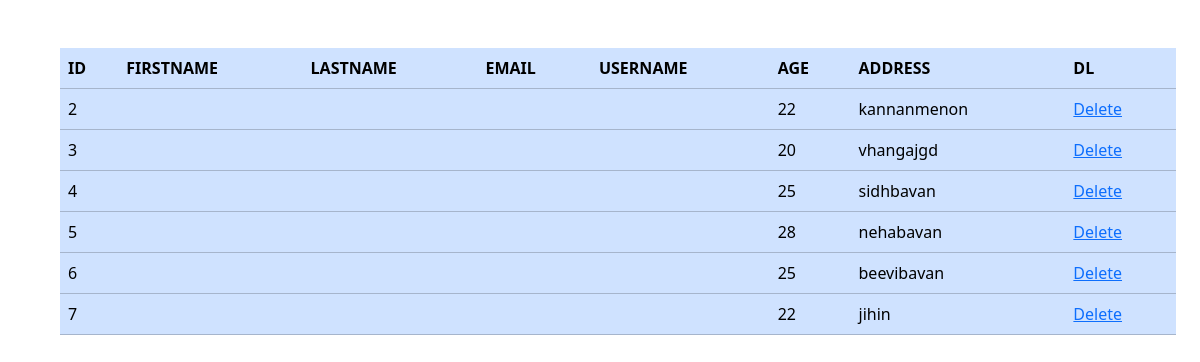
Page /studtable on the committed database.
### collageapp/models.py (models this page shows)
class Student(models.Model):
    Depar_id=models.ForeignKey(Departmnet,on_delete=models.CASCADE)
    sid=models.ForeignKey(User,on_delete=models.CASCADE)
    Age=models.IntegerField()
    Address=models.CharField(max_length=100)

### collageapp/views.py (the view)
# urls.py: path('studtable',views.studview,name='studview'),
def studview(request):
    x=Student.objects.all()
    return render(request,'stud_dtls.html',{'x1':x})

### collageapp/templates/stud_dtls.html (shortened to what this page needs)
<!DOCTYPE html>
<html lang="en">
<head>
    <link href="https://cdn.jsdelivr.net/npm/bootstrap@5.3.3/dist/css/bootstrap.min.css" rel="stylesheet">
</head>
<body> <div class="container m-5">
    <table class="table table-borderedd table-primary">
        <tr>
            <th>ID</th>
            <th>FIRSTNAME</th>
            <th>LASTNAME</th>
            <th>EMAIL</th>
            <th>USERNAME</th>
            <th>AGE</th>
            <th>ADDRESS</th>
            <th>DL</th>
        </tr>
        {% for i in x1 %}
        <tr>
            <td>{{i.id}}</td>
            <td>{{i.tid.first_name}}</td>
            <td>{{i.tid.last_name}}</td>
            <td>{{i.tid.email}}</td>
            <td>{{i.tid.username}}</td>
            <td>{{i.Age}}</td>
            <td>{{i.Address}}</td>
            <td><a href="delete2/{{i.tid_id}}">Delete</a></td>
        </tr>
        {% endfor %}
    </table>
</div>

### rows in the picture
Student: id "2", Age "22", Address "kannanmenon"
Student: id "3", Age "20", Address "vhangajgd"
Student: id "4", Age "25", Address "sidhbavan"
Student: id "5", Age "28", Address "nehabavan"
Student: id "6", Age "25", Address "beevibavan"
Student: id "7", Age "22", Address "jihin"
